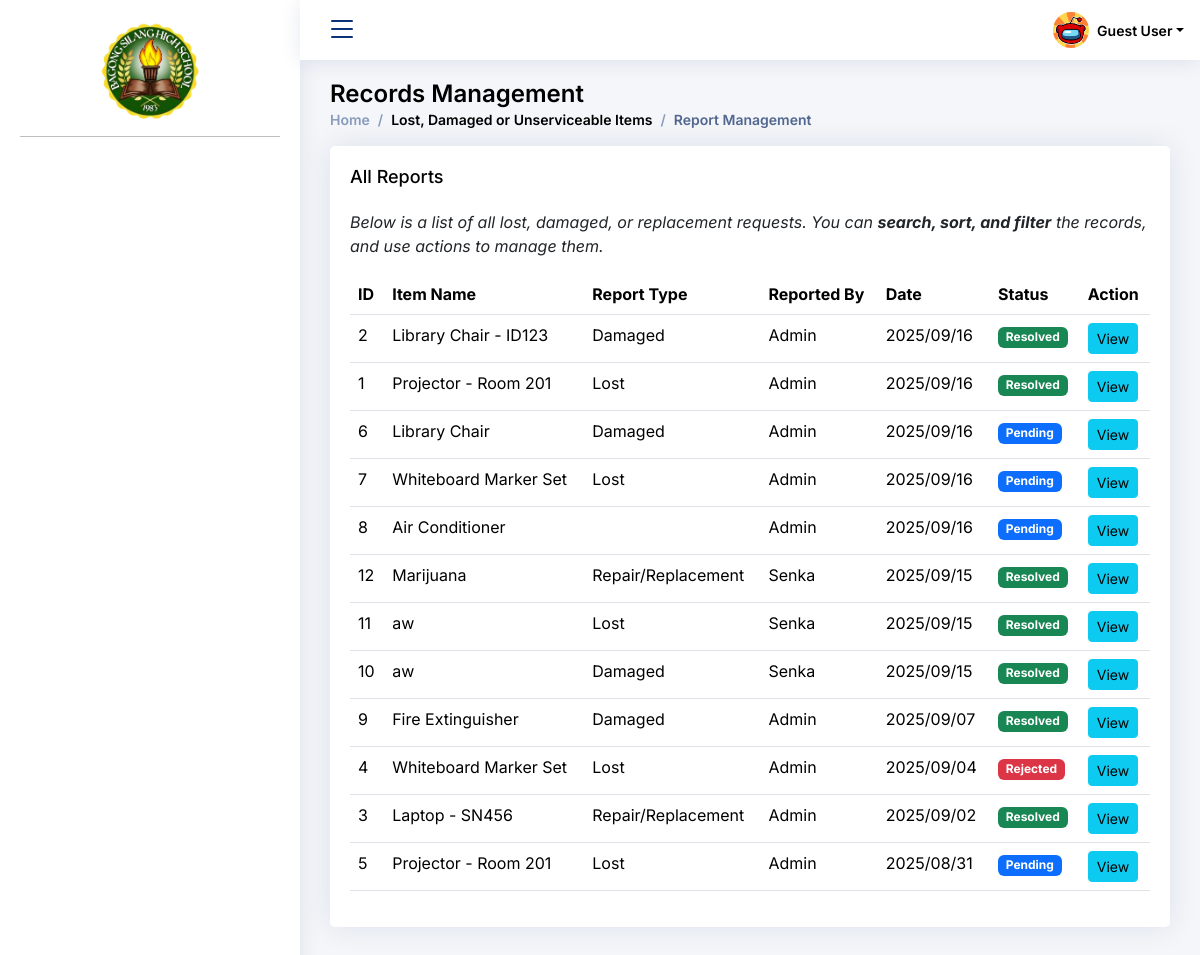
The page /User_Admin/asset_reporting_module/reporting_management.php on the database its author committed.
### tables this page shows
CREATE TABLE `bcp_sms4_reports` (
  `id` int(11) NOT NULL,
  `asset` varchar(255) NOT NULL,
  `report_type` enum('Lost','Damaged','Repair/Replacement') NOT NULL,
  `reported_by` int(11) NOT NULL,
  `assigned_to` int(11) DEFAULT NULL,
  `date_reported` timestamp NULL DEFAULT current_timestamp() ON UPDATE current_timestamp(),
  `status` enum('Pending','In-Progress','Resolved','Rejected') DEFAULT 'Pending',
  `description` text DEFAULT NULL,
  `evidence` varchar(255) DEFAULT NULL
);

CREATE TABLE `bcp_sms4_admins` (
  `id` int(11) NOT NULL,
  `user_type` enum('admin','teacher','custodian') NOT NULL,
  `username` varchar(255) NOT NULL,
  `fullname` varchar(255) NOT NULL,
  `password` varchar(255) NOT NULL,
  `email` varchar(255) NOT NULL
);

### User_Admin/asset_reporting_module/reporting_management.php (the view, shortened to what this page needs)
<?php
include '../../connection.php';
$query = "SELECT r.id, u.username AS teacher, r.asset, r.report_type, r.status, r.description, r.date_reported, r.evidence, c.username AS custodian FROM bcp_sms4_reports r JOIN bcp_sms4_admins u ON r.reported_by = u.id LEFT JOIN bcp_sms4_admins c ON r.assigned_to = c.id ORDER BY r.date_reported DESC";
$results = $conn->query($query);
?>
<!DOCTYPE html>
<html lang="en">
<head>
  <link href="../../assets/vendor/bootstrap/css/bootstrap.min.css" rel="stylesheet">
  <link href="../../assets/vendor/bootstrap-icons/bootstrap-icons.css" rel="stylesheet">
  <link href="../../assets/vendor/boxicons/css/boxicons.min.css" rel="stylesheet">
  <link href="../../assets/vendor/quill/quill.snow.css" rel="stylesheet">
  <link href="../../assets/vendor/quill/quill.bubble.css" rel="stylesheet">
  <link href="../../assets/vendor/remixicon/remixicon.css" rel="stylesheet">
  <link href="../../assets/vendor/simple-datatables/style.css" rel="stylesheet">
  <link href="../../assets/css/style.css" rel="stylesheet">
  <link href="../../assets/css/schedule_maintenance.css" rel="stylesheet">
</head>
<body>
<?php
include '../../components/nav-bar.php';
?>
  <main id="main" class="main">
    <div class="pagetitle">
      <h1>Records Management</h1>
      <nav>
        <ol class="breadcrumb">
          <li class="breadcrumb-item"><a href="<?=BASE_URL?>User_Admin/dashboard.php">Home</a></li>
          <li class="breadcrumb-item">Lost, Damaged or Unserviceable Items</li>
          <li class="breadcrumb-item active">Report Management</li>
        </ol>
      </nav>
    </div>
    <section class="section">
    <div class="row">
        <div class="col-lg-12">
        <div class="card">
            <div class="card-body">
            <h5 class="card-title">All Reports</h5>
            <p><em>Below is a list of all lost, damaged, or replacement requests. You can <b>search, sort, and filter</b> the records, and use actions to manage them.</em></p>
            <table class="table datatable">
                <thead>
                <tr>
                    <th>ID</th>
                    <th>Item Name</th>
                    <th>Report Type</th>
                    <th>Reported By</th>
                    <th>Date</th>
                    <th>Status</th>
                    <th>Action</th>
                </tr>
                </thead>
                <tbody>
                <?php while ($row = $results->fetch_assoc()): ?>
                <tr>
                    <td><?= $row['id']?></td>
                    <td><?= htmlspecialchars($row['asset'])?></td>
                    <td><?= htmlspecialchars($row['report_type'])?></td>
                    <td><?= htmlspecialchars($row['teacher'])?></td>
                    <td><?= date('Y/m/d', strtotime($row['date_reported']))?></td>
                        <td>
                            <?php if (!empty($row['status'])): ?>
                                <?php
                                $statusClass = match($row['status']) {
                                    'Resolved'    => 'badge bg-success',
                                    'In-Progress' => 'badge bg-warning',
                                    'Pending'     => 'badge bg-primary',
                                    'Rejected'    => 'badge bg-danger',
                                    default       => 'badge bg-secondary'
                                };
                                ?>
                                <span class="<?= $statusClass; ?>"><?= htmlspecialchars($row['status']); ?></span>
                            <?php else: ?>
                                <span class="text-muted">—</span>
                            <?php endif; ?>
                        </td>
                    <td>
                    <button class="btn btn-sm btn-info view-btn" data-id="<?= $row['id']; ?>">View</button>
                    </td>
                </tr>
                <?php endwhile; ?>
                </tbody>
            </table>
            </div>
        </div>
        </div>
    </div>
    </section>
  </main>
  </body>
</html>

### components/nav-bar.php (shortened to what this page needs)
<?php
$userFullname = $_SESSION['fullname'] ?? 'Guest User';
?>
  <header id="header" class="header fixed-top d-flex align-items-center">
    <div class="d-flex align-items-center justify-content-between">
      <i class="bi bi-list toggle-sidebar-btn"></i>
    </div>
    <nav class="header-nav ms-auto">
      <ul class="d-flex align-items-center">
        <li class="nav-item dropdown pe-3">
          <a class="nav-link nav-profile d-flex align-items-center pe-0" href="#" data-bs-toggle="dropdown">
            <img src="<?=BASE_URL?>assets/img/default_profile.png" alt="Profile" class="rounded-circle">
            <span class="d-none d-md-block dropdown-toggle ps-2"><?php echo htmlspecialchars($userFullname); ?></span>
          </a>
        </li>
      </ul>
    </nav>
  </header>
  <aside id="sidebar" class="sidebar">
    <ul class="sidebar-nav" id="sidebar-nav">
        <div class="flex items-center justify-center w-full h-16 bg-transparent">
            <img src="<?=BASE_URL?>assets/img/bagong_silang_logo.png"
                alt="Logo"
                style="width: 120px; height: auto; margin: 0 auto; display: block;">
        </div>
    <hr class="sidebar-divider">
</aside>

### assets/css/style.css (style rules this page uses)
:root { scroll-behavior: smooth; }
body { font-family: "Inter", sans-serif; background: #f6f9ff; color: #444444; }
a { color: #4154f1; text-decoration: none; }
h1, h2, h3, h4, h5, h6 { font-family: "Inter", sans-serif; }
#main { margin-top: 60px; padding: 20px 30px; transition: all 0.3s; }
.pagetitle { margin-bottom: 10px; }
.pagetitle h1 { font-size: 24px; margin-bottom: 0; font-weight: 600; color: #000000; }
.card { margin-bottom: 30px; border: none; border-radius: 5px; box-shadow: 0px 0 30px rgba(1, 41, 112, 0.1); }
.card-title { padding: 20px 0 15px 0; font-size: 18px; font-weight: 500; color: #000000; font-family: "Inter", sans-serif; }
.card-body { padding: 0 20px 20px 20px; }
.breadcrumb { font-size: 14px; font-family: "Inter", sans-serif; color: #000000; font-weight: 600; }
.breadcrumb a { color: #899bbd; transition: 0.3s; }
.breadcrumb .breadcrumb-item::before { color: #899bbd; }
.breadcrumb .active { color: #51678f; font-weight: 600; }
.header { transition: all 0.3s; z-index: 997; height: 60px; box-shadow: 0px 2px 20px rgba(1, 41, 112, 0.1); background-color: #fff; padding-left: 1rem; position: fixed; top: 0; left: 0; right: 0; }
.header .toggle-sidebar-btn { font-size: 32px; padding-left: 10px; cursor: pointer; color: #012970; }
.header-nav ul { list-style: none; }
.header-nav>ul { margin: 0; padding: 0; }
.header-nav .nav-profile { color: #000000; }
.header-nav .nav-profile img { max-height: 36px; }
.header-nav .nav-profile span { font-size: 14px; font-weight: 600; }
.sidebar { position: fixed; top: 0; left: 0; bottom: 0; width: 300px; z-index: 996; transition: all 0.3s; padding: 20px; overflow-y: auto; scrollbar-width: thin; scrollbar-color: #aab7cf transparent; box-shadow: 0px 0px 20px rgba(1, 41, 112, 0.1); background-color: #ffffff; }
.sidebar hr.sidebar-divider { border-top: 1px solid #000000; }
@media (min-width: 1200px) { #main, #footer, #header { margin-left: 300px; } }
.sidebar-nav { padding: 0; margin: 0; list-style: none; }

### assets/css/schedule_maintenance.css (style rules this page uses)
html, body { margin: 0; padding: 0; font-family: "Inter", sans-serif; background: #f4f6f9; }

### rows shown on the page
bcp_sms4_reports: id "2", asset "Library Chair - ID123", report_type "Damaged", reported_by.username "Admin", date_reported "2025/09/16", status "Resolved"
bcp_sms4_reports: id "1", asset "Projector - Room 201", report_type "Lost", reported_by.username "Admin", date_reported "2025/09/16", status "Resolved"
bcp_sms4_reports: id "6", asset "Library Chair", report_type "Damaged", reported_by.username "Admin", date_reported "2025/09/16", status "Pending"
bcp_sms4_reports: id "7", asset "Whiteboard Marker Set", report_type "Lost", reported_by.username "Admin", date_reported "2025/09/16", status "Pending"
bcp_sms4_reports: id "8", asset "Air Conditioner", reported_by.username "Admin", date_reported "2025/09/16", status "Pending"
bcp_sms4_reports: id "12", asset "Marijuana", report_type "Repair/Replacement", assigned_to.username "Senka", date_reported "2025/09/15", status "Resolved"
bcp_sms4_reports: id "11", asset "aw", report_type "Lost", assigned_to.username "Senka", date_reported "2025/09/15", status "Resolved"
bcp_sms4_reports: id "10", asset "aw", report_type "Damaged", assigned_to.username "Senka", date_reported "2025/09/15", status "Resolved"
bcp_sms4_reports: id "9", asset "Fire Extinguisher", report_type "Damaged", reported_by.username "Admin", date_reported "2025/09/07", status "Resolved"
bcp_sms4_reports: id "4", asset "Whiteboard Marker Set", report_type "Lost", reported_by.username "Admin", date_reported "2025/09/04", status "Rejected"
bcp_sms4_reports: id "3", asset "Laptop - SN456", report_type "Repair/Replacement", reported_by.username "Admin", date_reported "2025/09/02", status "Resolved"
bcp_sms4_reports: id "5", asset "Projector - Room 201", report_type "Lost", reported_by.username "Admin", date_reported "2025/08/31", status "Pending"

### other values the page prints
$userFullname "Guest User"
